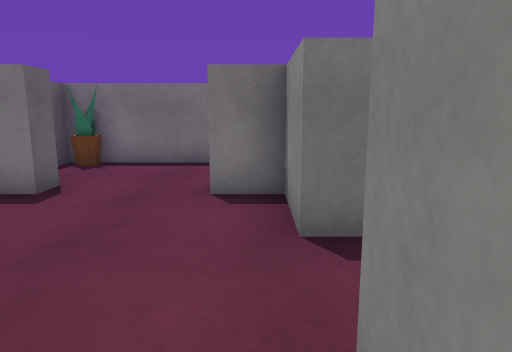
[1] (above)

14 first-person views from a walk through a 3-D level made in the Unity game engine. The camera is 1.3 m above the floor, tilts 10° down and sees 70° across. Doors are open. The floor is counted in squares, 1 m on a side. Each view is taken from the middle of a square. On the plan, view 1 faces up. The plan holds only what a view shows up to about 15 squares ahead; the rest is blank. The player is left out. Some animated figures are not drawn. Some surface patterns are stand-ins.

[2]
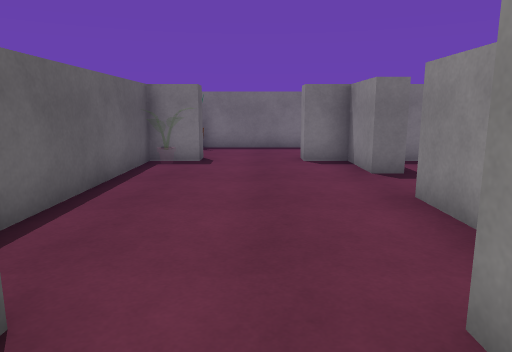

[3]
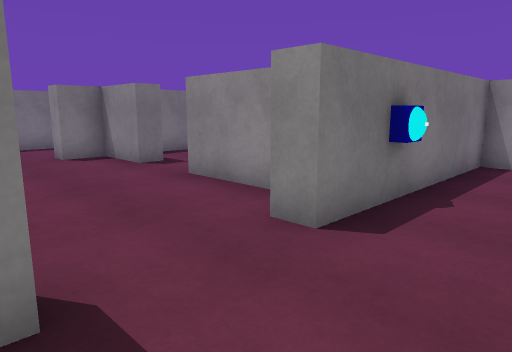

[4]
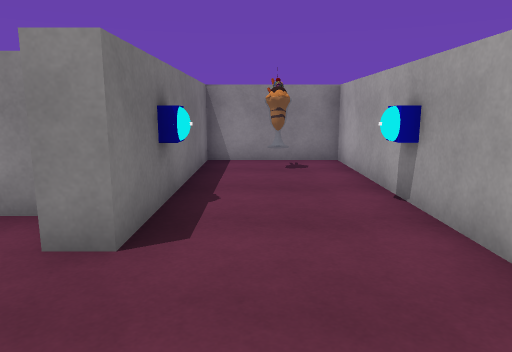

[5]
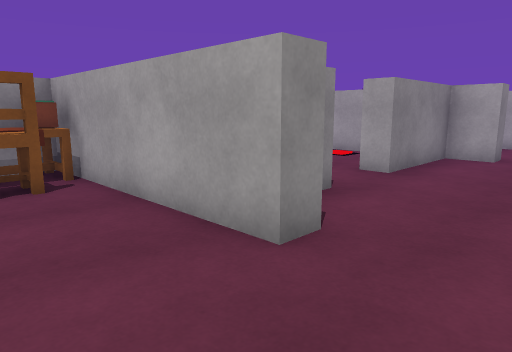

[6]
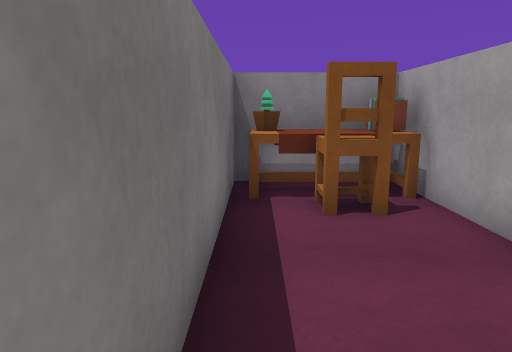

[7]
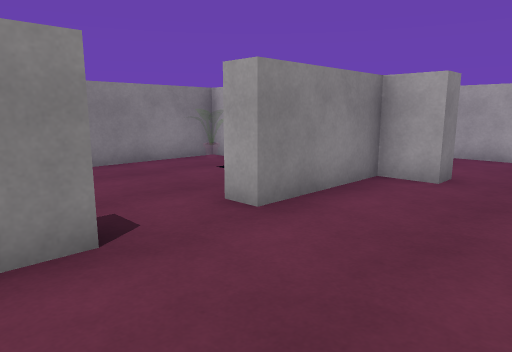

[8]
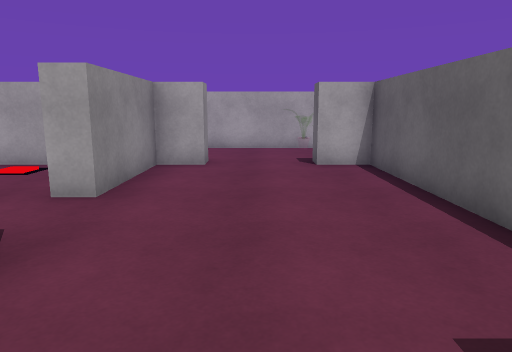

[9]
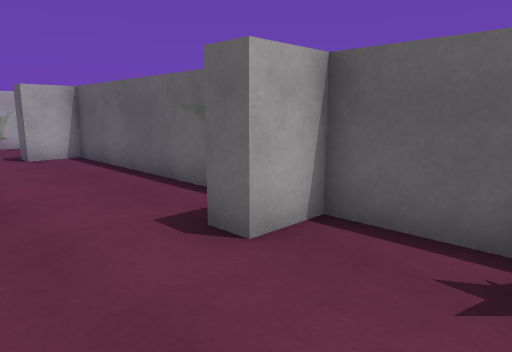

[10]
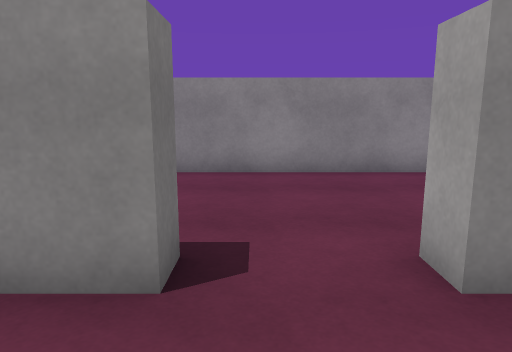

[11]
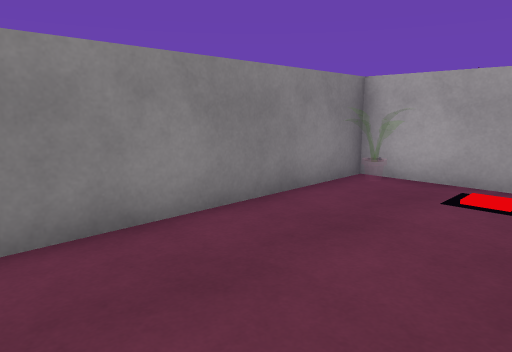

[12]
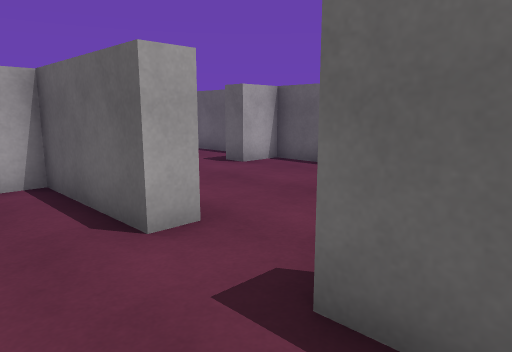

[13]
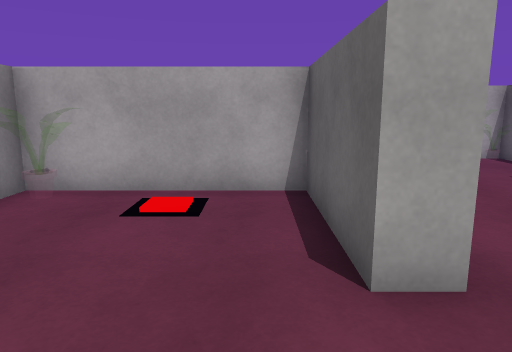

[14]
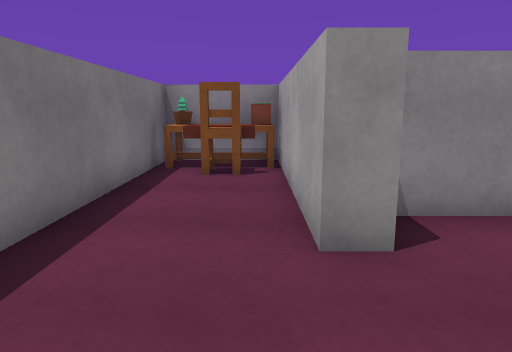

### Floor plan
Ten units are one square. View 1 is at (0, 0); x grows to the right and y downward. Boxes are objects, and circles mark ways between rooms. Rooms are numbered by the first view taken in them; rooms with no view inside come last. Other rooms are left out.
<svg viewBox="-53 -100 116 167">
<path fill="none" stroke="#000" d="M5 -37 5 -57 -7 -57M-35 -57 -48 -57 -48 20 -35 20M-7 20 5 20 5 -15M-35 20 -35 28M-48 41 -48 62 50 62M41 46 43 42M58 27 -7 27 -7 20M-7 -64 58 -64 58 -94 -48 -94 -48 -64 -35 -64M12 -15 12 20 58 20 58 -48M12 -49 12 -37M34 -57 19 -57"/>
<rect x="-45" y="-95" width="10" height="10" fill="#bbb"><title>plant</title></rect>
<rect x="35" y="-85" width="10" height="20" fill="#bbb"><title>chair</title></rect>
<rect x="45" y="-75" width="10" height="10" fill="#bbb"><title>other object</title></rect>
<rect x="45" y="-95" width="10" height="20" fill="#bbb"><title>table</title></rect>
<circle cx="-20" cy="20" r="3" fill="#2a7"/>
<circle cx="-20" cy="-60" r="3" fill="#2a7"/>
<circle cx="10" cy="-25" r="3" fill="#2a7"/>
<text x="-20" y="-20">1</text>
<text x="-10" y="40">2</text>
<text x="0" y="-80">3</text>
<text x="30" y="-20">4</text>
</svg>
Room 1 opens to room 2. Room 1 opens to room 3. Room 1 opens to room 4.

Where each view was taken, in squares from view 1:
view 1: 0 up, 0 right, facing up
view 2: 4 down, 2 left, facing up
view 3: 5 down, 4 left, facing up-right
view 4: 4 down, 4 left, facing right
view 5: 9 up, 3 left, facing down-right
view 6: 9 up, 1 left, facing right
view 7: 5 up, 3 left, facing down-right
view 8: 7 up, 2 left, facing down
view 9: 9 up, 1 left, facing down-left
view 10: 3 up, 2 left, facing right
view 11: 5 up, 2 right, facing down-right
view 12: 5 up, 3 right, facing down-left
view 13: 4 up, 2 right, facing down
view 14: 7 up, 4 left, facing right
